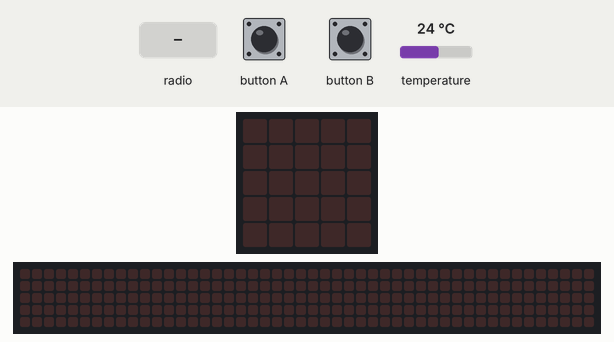
Simulated run of this program. Board: BBC micro:bit (MakeCode). Parts: the board's 5×5 LED display, a strip that is not on the board, showing the scrolling text unrolled. Inputs (shaded band) come from the test bench; at power-on: temperature 24 °C. The 48×5 strip is a reading aid, not a part: it shows the text the display is scrolling, unrolled, one strip-width of it at a time.

Above: at 1.2 s.
1.3 s: button A pressed for 0.15 s
At 1.65 s:
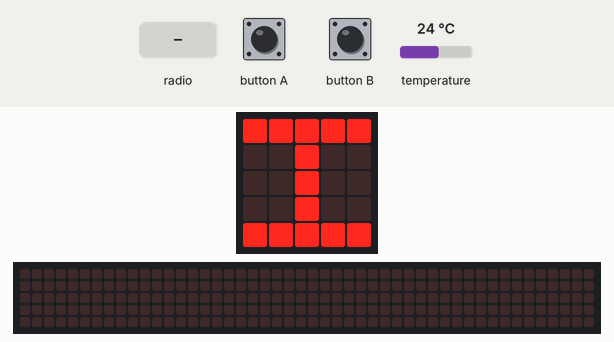
4.3 s: button A pressed for 0.15 s
At 5.02 s:
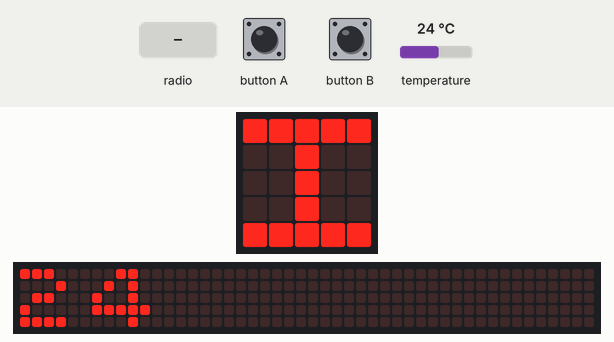
7.4 s: radio message "1" arrives
At 8.8 s:
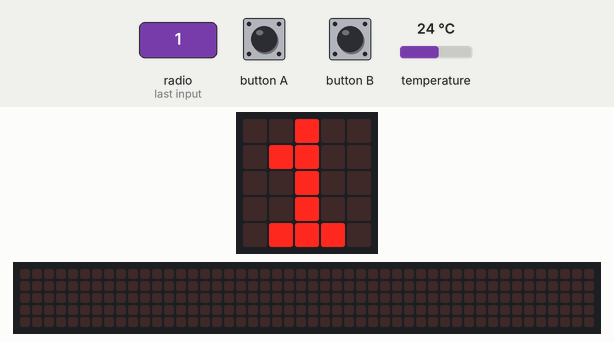
9.1 s: radio message "0" arrives
At 9.6 s:
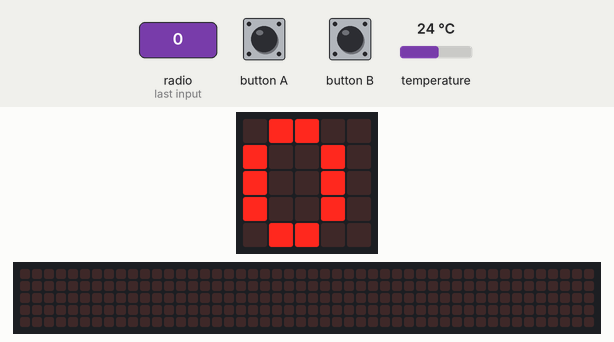
Timing chart, 0 to 11.6 s (numbered marks = the images above; inputs shaded):
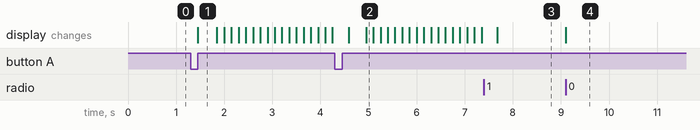

Measured:
- after the input at 1.3 s, the display: changes after 0.15 s (image 1)
- after the input at 4.3 s, the display: first changes after 0.29 s (image 2 shows a later state)
- after the input at 7.4 s, the display: changes after 0.28 s (image 3)
- after the input at 9.1 s, the display: changes at once (image 4)
- what the display in image 1 shows lasts 0.4 s, from 1.5 s to 1.9 s

The program:

main.ts
```typescript
radio.onReceivedNumber(function (receivedNumber) {
    if (input.buttonIsPressed(Button.B)) {
        basic.showLeds(`
            . # # # #
            . # . . .
            . # # # .
            . # . . .
            . # # # #
            `)
    }
    basic.showNumber(receivedNumber)
})
input.onButtonPressed(Button.A, function () {
    basic.showLeds(`
        # # # # #
        . . # . .
        . . # . .
        . . # . .
        # # # # #
        `)
    basic.showNumber(tenplnt)
})
let tenplnt = 0
radio.setGroup(6)
basic.forever(function () {
    tenplnt = input.temperature()
})
```

test.ts
```typescript
// aquí va el archivo "tests"; esto no se compilará cuando este paquete se utilice como una extensión.
```
